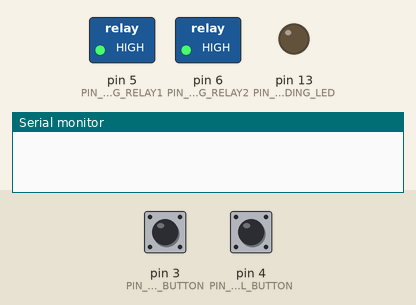
Recording of a sketch running on a simulated Arduino Uno, built with avr-gcc and run on an emulated ATmega328P. On the bench: switched loads named in the sketch (green lamp = pin HIGH), output pins drawn as LEDs (lit = HIGH), the last lines printed to the serial monitor. Inputs (shaded band) come from the test bench; at power-on: pin 3 (PIN_WELDING_AUTOMATIC_BUTTON) LOW, pin 4 (PIN_WELDING_MANUAL_BUTTON) LOW.

Above: at 1.2 s.
1.3 s: pin 3 (PIN_WELDING_AUTOMATIC_BUTTON) pulled HIGH for 0.15 s
At 1.9 s:
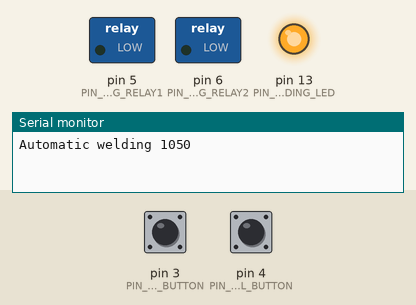
3.9 s: pin 4 (PIN_WELDING_MANUAL_BUTTON) pulled HIGH for 0.15 s
At 5.2 s:
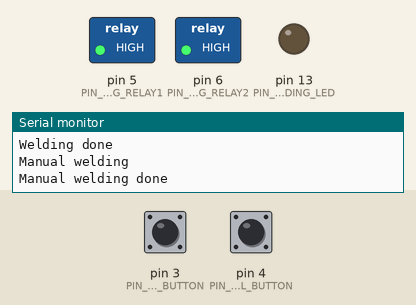
5.5 s: pin 4 (PIN_WELDING_MANUAL_BUTTON) pulled HIGH for 3.2 s
At 6.4 s:
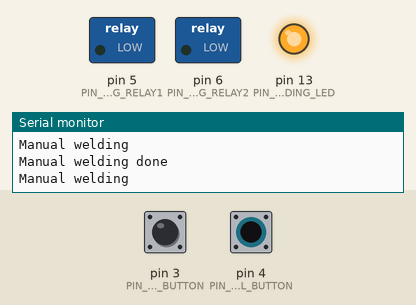
Timing chart, 0 to 10.2 s (numbered marks = the images above; inputs shaded):
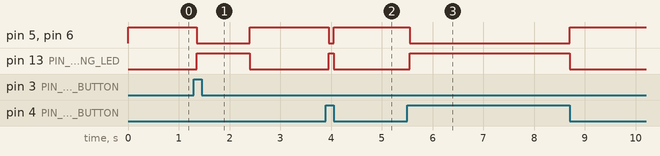

The sketch:

welding_controll.ino
```cpp
// *********************************************
//
//  WELDING
//
// Generated by Gera 22.07.19/ Final v1.5
// *********************************************

#include <Arduino.h>

// Pinouts
#define PIN_WELDING_LED 13
// Potentiometer
#define PIN_POTENTIOMETER A0
// Button
#define PIN_WELDING_AUTOMATIC_BUTTON 3
#define PIN_WELDING_MANUAL_BUTTON 4
// Relays
#define PIN_WELDING_RELAY1 5
#define PIN_WELDING_RELAY2 6

// Constants
#define ONE_TICK_DELAY 50
#define MIN_AUTOMATIC_WELDING_TIME 50
#define MAX_AUTOMATIC_WELDING_TIME 2000
#define MAX_MANUAL_WELDING_TIME 10000

void setup()
{
    Serial.begin(115200);
    pinMode(PIN_WELDING_LED, OUTPUT);
    pinMode(PIN_POTENTIOMETER, INPUT);
    pinMode(PIN_WELDING_AUTOMATIC_BUTTON, INPUT);
    pinMode(PIN_WELDING_MANUAL_BUTTON, INPUT);
    pinMode(PIN_WELDING_RELAY1, OUTPUT);
    pinMode(PIN_WELDING_RELAY2, OUTPUT);
    digitalWrite(PIN_WELDING_RELAY1, HIGH);
    digitalWrite(PIN_WELDING_RELAY2, HIGH);
}

boolean isWeldingDone = true;
int potentiometerValue = 0;
int currentAutomaticButtonStatus = 0;
int prevAutomaticButtonStatus = 0;
int currentManualButtonStatus = 0;
int prevManualButtonStatus = 0;

int getWeldingTime(){
    potentiometerValue = analogRead(PIN_POTENTIOMETER);
    return map(potentiometerValue,0, 1023, 0, MAX_AUTOMATIC_WELDING_TIME) + MIN_AUTOMATIC_WELDING_TIME;
    // return potentiometerValue*(MAX_WELDING_TIME/1024) + MIN_AUTOMATIC_WELDING_TIME;
}

void startAutomaticWelding(){
    int weldingTime;
    weldingTime = getWeldingTime();
    Serial.print("Automatic welding ");
    Serial.println(weldingTime);
    digitalWrite(PIN_WELDING_LED, HIGH);
    digitalWrite(PIN_WELDING_RELAY1, LOW); //welding on
    digitalWrite(PIN_WELDING_RELAY2, LOW); //welding on
    delay(weldingTime);
    digitalWrite(PIN_WELDING_LED, LOW);
    digitalWrite(PIN_WELDING_RELAY1, HIGH); //welding off
    digitalWrite(PIN_WELDING_RELAY2, HIGH); //welding off
    isWeldingDone = true;
    Serial.println("Welding done");
}

void startManualWelding() {
    Serial.println("Manual welding");
    digitalWrite(PIN_WELDING_LED, HIGH);
    digitalWrite(PIN_WELDING_RELAY1, LOW); //welding on
    digitalWrite(PIN_WELDING_RELAY2, LOW); //welding on
    int manualWeldingCounter = 0;
    while(digitalRead(PIN_WELDING_MANUAL_BUTTON)){
        manualWeldingCounter += ONE_TICK_DELAY;
        if(manualWeldingCounter >= MAX_MANUAL_WELDING_TIME){
            digitalWrite(PIN_WELDING_LED, LOW);
            digitalWrite(PIN_WELDING_RELAY1, HIGH); //welding off
            digitalWrite(PIN_WELDING_RELAY2, HIGH); //welding off
            Serial.println("Manual welding stopped by timer");
        }
        delay(ONE_TICK_DELAY);
    }
    digitalWrite(PIN_WELDING_LED, LOW);
    digitalWrite(PIN_WELDING_RELAY1, HIGH); //welding off
    digitalWrite(PIN_WELDING_RELAY2, HIGH); //welding off
    Serial.println("Manual welding done");

}

void loop()
{
    currentAutomaticButtonStatus = digitalRead(PIN_WELDING_AUTOMATIC_BUTTON);
    if(currentAutomaticButtonStatus && prevAutomaticButtonStatus && !isWeldingDone){
        startAutomaticWelding();
    }
    if(!currentAutomaticButtonStatus && !prevAutomaticButtonStatus){
        isWeldingDone = false;
    }

    currentManualButtonStatus = digitalRead(PIN_WELDING_MANUAL_BUTTON);
    if(currentManualButtonStatus && prevManualButtonStatus){
        startManualWelding();
    }

    prevAutomaticButtonStatus = currentAutomaticButtonStatus;
    prevManualButtonStatus = currentManualButtonStatus;
    delay(ONE_TICK_DELAY);
}
```

Measured:
- after the input at 1.3 s, pin 5 (PIN_WELDING_RELAY1), pin 6 (PIN_WELDING_RELAY2): HIGH → LOW after 0.05 s, → HIGH 1.1 s later; pin 13 (PIN_WELDING_LED): LOW → HIGH after 0.05 s, → LOW 1.1 s later
- after the input at 3.9 s, pin 5 (PIN_WELDING_RELAY1), pin 6 (PIN_WELDING_RELAY2): HIGH → LOW after 0.05 s, → HIGH 0.10 s later; pin 13 (PIN_WELDING_LED): LOW → HIGH after 0.05 s, → LOW 0.10 s later
- after the input at 5.5 s, pin 5 (PIN_WELDING_RELAY1), pin 6 (PIN_WELDING_RELAY2): HIGH → LOW after 0.05 s, → HIGH 3.2 s later; pin 13 (PIN_WELDING_LED): LOW → HIGH after 0.05 s, → LOW 3.2 s later
